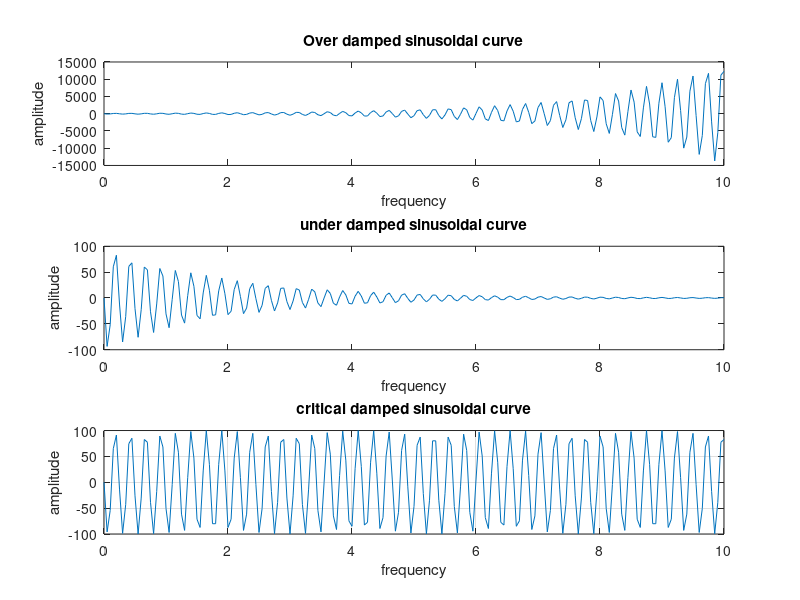

The MATLAB source for this figure:
t=0:0.05:10;
y1=100*exp(0.5*t).*sin(100*t);
subplot(3,1,1);
plot(t,y1);
xlabel('frequency')
ylabel('amplitude')
title('Over damped sinusoidal curve')
y2=100*exp(-0.5*t).*sin(100*t);
subplot(3,1,2);
plot(t,y2);
xlabel('frequency')
ylabel('amplitude')
title('under damped sinusoidal curve')
y3=100*exp(0*t).*sin(100*t);
subplot(3,1,3);
plot(t,y3);
grid on 
xlabel('frequency')
ylabel('amplitude')
title('critical damped sinusoidal curve')
